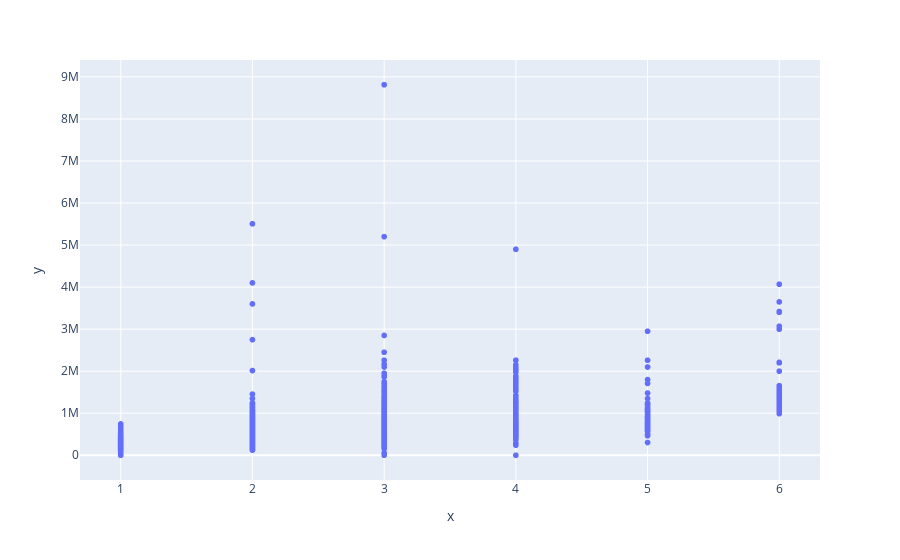

Notebook cell for this chart:
### Code cell
# x and y given as array_like objects
import plotly.express as px
fig = px.scatter(y=dataset['price'], x = dataset['number_of_rooms'])
# fig = px.scatter(x=predictions)
fig.show()

### Figure 1 — Plotly figure (JSON) as saved in the notebook; plotly's stock layout.template omitted (floating-point values rounded to 4 significant figures; data arrays with more than 128 entries replaced by an {"elided": "..."} marker saying what was removed)
{"data": [{"hovertemplate": "x=%{x}<br>y=%{y}<extra></extra>", "legendgroup": "", "marker": {"color": "#636efa", "symbol": "circle"}, "mode": "markers", "name": "", "showlegend": false, "type": "scattergl", "x": {"elided": "3730 int values"}, "xaxis": "x", "y": {"elided": "3730 int values"}, "yaxis": "y"}], "layout": {"legend": {"tracegroupgap": 0}, "margin": {"t": 60}, "xaxis": {"anchor": "y", "domain": [0, 1], "title": {"text": "x"}}, "yaxis": {"anchor": "x", "domain": [0, 1], "title": {"text": "y"}}}}
